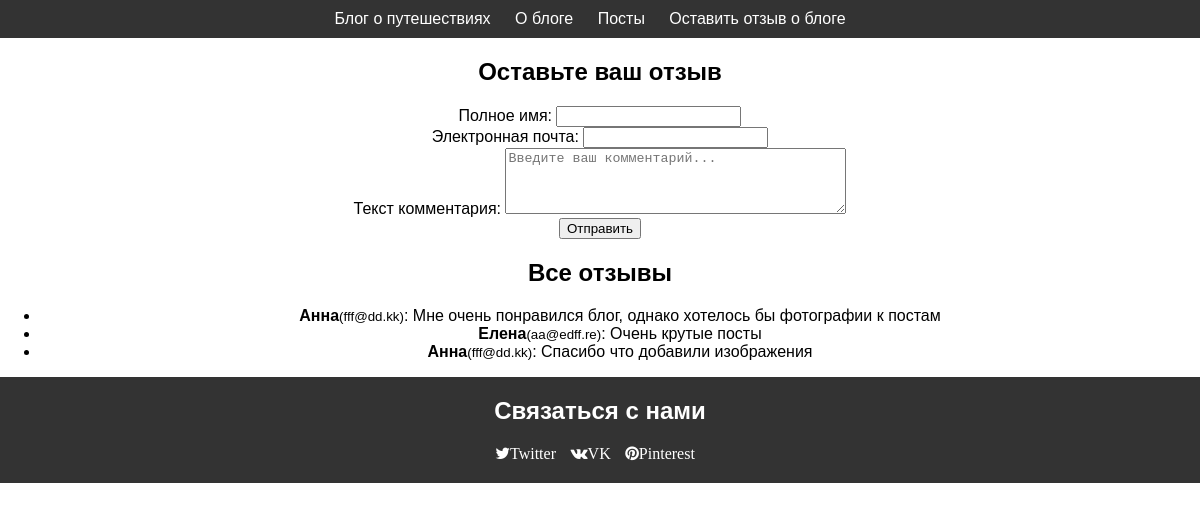
/comments_page/, run on the app's committed database.
### travel_posts/models.py (models this page shows, shortened)
class Comments(models.Model):
    full_name = models.CharField(max_length=255, blank=False)
    email = models.EmailField(blank=False)
    comment_text = models.TextField(blank=False)
    is_verified = models.BooleanField(default=False)

### travel_posts/views.py (the view)
# urls.py: path('comments_page/', comments_page, name='comments_page'),
def comments_page(request):
    if request.method == 'POST':
        form = CommentForm(request.POST)
        if form.is_valid():
            form.save()
            form = CommentForm()
            success = True
        else:
            success = False
    else:
        form = CommentForm()
        success = False
    comments = Comments.objects.filter(is_verified=True)
    return render(request, 'comments_page.html', {
        'form': form,
        'success': success,
        'comments': comments
    })

### travel_posts/forms.py
class CommentForm(forms.ModelForm):
    class Meta:
        model = Comments
        fields = ['full_name', 'email', 'comment_text']
        labels = {
            'full_name': 'Полное имя',
            'email': 'Электронная почта',
            'comment_text': 'Текст комментария',
        }
        widgets = {
            'comment_text': forms.Textarea(attrs={
                'rows': 4,
                'placeholder': 'Введите ваш комментарий...'
            }),
        }

### templates/comments_page.html (shortened to what this page needs)
{% extends 'base.html' %}
{% load static %}
{% block content %}
<div class=" ">
<h1>Оставьте ваш отзыв</h1>
    <form method="post" action="">
        <div>
            <label>Полное имя:</label>
            {{ form.full_name }}
        </div>
        <div>
            <label>Электронная почта:</label>
            {{ form.email }}
        </div>
        <div>
            <label>Текст комментария:</label>
            {{ form.comment_text }}
        </div>
        <button type="submit">Отправить</button>
    </form>
    <h2>Все отзывы</h2>
    <ul>
        {% for comment in comments %}
            <li>
                <strong>{{ comment.full_name }}</strong><small>({{ comment.email }})</small>: {{ comment.comment_text }} <br>
            </li>
        {% empty %}
            <li>Пока нет отзывов.</li>
        {% endfor %}
    </ul>
</div>
{% endblock %}

### templates/base.html (shortened to what this page needs)
{% load static %}
<!doctype html>
<html lang="ru">
<head>
    <link rel="stylesheet" href="https://maxcdn.bootstrapcdn.com/font-awesome/4.5.0/css/font-awesome.min.css">
    <link rel="stylesheet" href="{% static 'css/style.css' %}">
</head>
<body id="top">
    <header id="header">
        <nav id="nav">
            <ul>
                <li><a href="{% url 'main_page' %}">Блог о путешествиях</a></li>
                <li><a href="{% url 'about_page' %}">О блоге</a></li>
                <li><a href="{% url 'posts_page' %}">Посты</a></li>
                <li><a href="{% url 'comments_page' %}">Оставить отзыв о блоге</a></li>
            </ul>
        </nav>
    </header>
    <section id="banner">
    <div class="cont main-content">
        {% block content %}
        {% endblock %}
    </div>
    </section>
    <footer id="footer">
        <div class="container">
            <h2>Связаться с нами</h2>
            <ul class="icons">
                <li><a href="#" class="fa fa-twitter"><span class="label">Twitter</span></a></li>
                <li><a href="#" class="fa fa-vk"><span class="label">VK</span></a></li>
                <li><a href="#" class="fa fa-pinterest"><span class="label">Pinterest</span></a></li>
            </ul>
        </div>
    </footer>
</body>
</html>

### static/css/style.css (style rules this page uses)
body { font-family: Arial, sans-serif; margin: 0; padding: 0; }
header { background-color: #333; padding: 10px 0; color: #fff; text-align: center; }
nav ul { list-style-type: none; padding: 0; margin: 0; }
nav ul li { display: inline; margin-right: 20px; }
nav ul li a { color: #fff; text-decoration: none; }
section#banner { background-color:#fff; text-align: center; }
footer { background-color: #333; padding: 20px 0; text-align: center; color: #fff; }
footer h2 { margin-top: 0; }
footer ul.icons { list-style-type: none; padding: 0; margin: 0; }
footer ul.icons li { display: inline; margin-right: 10px; }
footer ul.icons li a { color: #fff; text-decoration: none; }

### data on the page
Comments: full_name "Анна", email "fff@dd.kk", comment_text "Мне очень понравился блог, однако хотелось бы фотографии к постам"
Comments: full_name "Елена", email "aa@edff.re", comment_text "Очень крутые посты"
Comments: full_name "Анна", email "fff@dd.kk", comment_text "Спасибо что добавили изображения"
